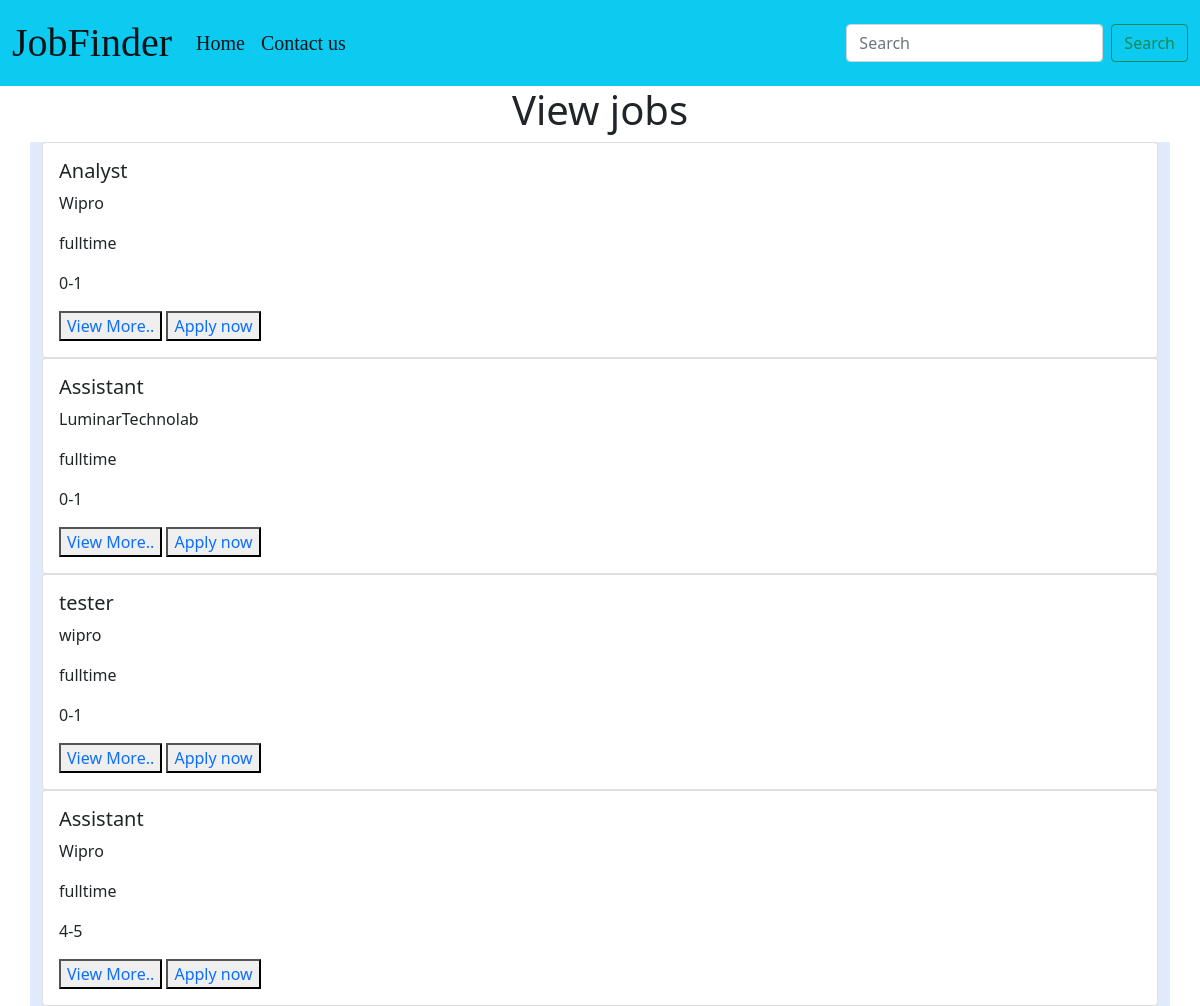
The page /jobshow/ on the database its author committed.
### jobapp/models.py (models this page shows)
class postjob(models.Model):
    catchoice=[('remote','remote'),
               ('hybrid','hybrid')]
    jobtype=[('fulltime','fulltime'),
             ('parttime','parttime')]
    exp=[('0-1','0-1'),('2-3','2-3'),('4-5','4-5'),('6-7','6-7'),('8-9','8-9'),('10-11','10-11')]
    jname=models.CharField(max_length=50)
    cname=models.CharField(max_length=50)
    extype=models.CharField(max_length=100,choices=exp)
    wptype=models.CharField(max_length=100,choices=catchoice)
    wtype=models.CharField(max_length=100,choices=jobtype)
    jobname=models.CharField(max_length=250)

### jobapp/views.py (the view)
# urls.py: path('jobshow/',views.jobshow),
def jobshow(request):
    postjob1=postjob.objects.all()
    return render(request,'jobshow.html',{'postjob1':postjob1})

### jobapp/templates/jobshow.html (shortened to what this page needs)
<!DOCTYPE html>
<html lang="en" xmlns="http://www.w3.org/1999/html">
<head>
    <link href="https://cdn.jsdelivr.net/npm/bootstrap@5.0.2/dist/css/bootstrap.min.css" rel="stylesheet">
</head>
<body>
<nav class="navbar navbar-expand-lg navbar-light bg-info">
  <div class="container-fluid">
    <a class="navbar-brand" href="#" style="font-size:40px;font-family:Times New Roman;">JobFinder</a>
    <div class="collapse navbar-collapse" id="navbarSupportedContent">
      <ul class="navbar-nav me-auto mb-2 mb-lg-0">
        <li class="nav-item">
          <a class="nav-link active" aria-current="page" href="http://127.0.0.1:8000/"style="font-size:20px;font-family:Times New Roman;">Home</a>
        </li>
        <li class="nav-item">
          <a class="nav-link active" href="#" style="font-size:20px;font-family:Times New Roman;">Contact us</a>
      </ul>
      <form class="d-flex">
        <input class="form-control me-2" type="search" placeholder="Search" aria-label="Search">
        <button class="btn btn-outline-success" type="submit">Search</button>
      </form>
    </div>
  </div>
</nav>
<center>
<h1>View jobs</h1>
    </center>
<form method="post">{% csrf_token %}
<div class="container">
{% for i in postjob1 %}
<div class="card">
  <div class="card-body">
    <h5 class="card-title">{{i.jname}}</h5>
      <p>{{i.cname}}</p>
      <p>{{i.wtype}}</p>
      <p>{{i.extype}}</p>
      <button type="submit"><a href="http://127.0.0.1:8000/jobshow1/{{i.id}}" class="card-link">View More..</a></button>
     <button type="submit"><a href="http://127.0.0.1:8000/applyjob/" class="card-link">Apply now</a></button>
  </div>
</div>
{% endfor %}
</div>
</form>
</body>
</html>

### jobapp/templates/jobshow.html (style rules this page uses)
body { background-color:#E0EAFC; font-family: 'Poppins', sans-serif; }
.container { width:100%; height:100%; background:#E0EAFC; }
.card-link { text-decoration:none; }

### rows shown on the page
postjob: jname "Analyst", cname "Wipro", wtype "fulltime", extype "0-1"
postjob: jname "Assistant", cname "LuminarTechnolab", wtype "fulltime", extype "0-1"
postjob: jname "tester", cname "wipro", wtype "fulltime", extype "0-1"
postjob: jname "Assistant", cname "Wipro", wtype "fulltime", extype "4-5"
